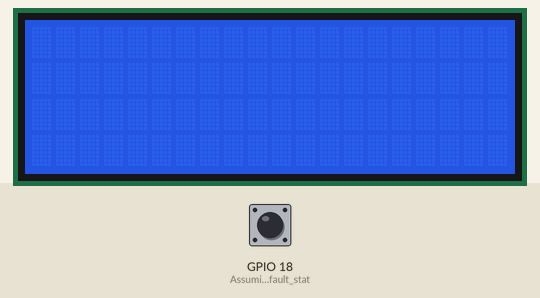
This sketch was run on a simulated ESP32. On the bench: 20×4 character LCD. Inputs (shaded band) come from the test bench; at power-on: GPIO 18 (Assuming_the_default_stat) HIGH. WiFi joins after 1.5 s; servers stay silent unless stated; what the sketch prints to the serial monitor is not drawn.

Above: at 3.2 s.
3.3 s: GPIO 18 (Assuming_the_default_stat) pulled LOW for 0.15 s
At 3.45 s:
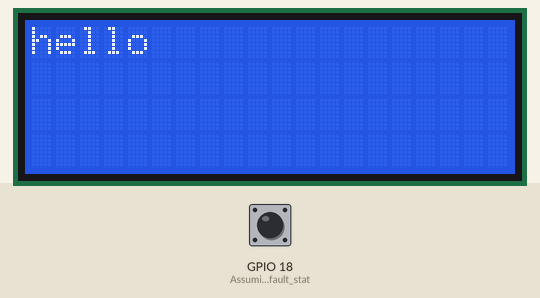
5.0 s: GPIO 18 (Assuming_the_default_stat) pulled LOW for 3.2 s
Timing chart, 0 to 8.0 s (numbered marks = the images above; inputs shaded):
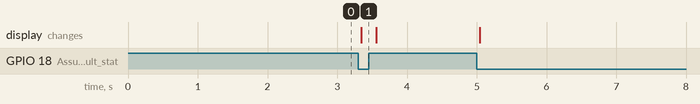

The sketch:

overhaul.ino
```cpp
#include <Wire.h>
#include <LiquidCrystal_I2C.h>
#include <AsyncTCP.h>
#include <ESPAsyncWebSrv.h>
#include <WiFi.h>

const char* ssid = "SUKRIT";     // Change it to your WiFi SSID
const char* password = "Sukrit@2023"; // Change it to your WiFi password

LiquidCrystal_I2C lcd(0x27, 20, 4); // Address 0x27, 20 columns, 4 rows

AsyncWebServer server(80);

IPAddress ip(192, 168, 1, 160); // Static IP address
IPAddress gateway(192, 168, 1, 1); // Gateway IP address
IPAddress subnet(255, 255, 255, 0); // Subnet mask

void setup() {
  Serial.begin(115200);

  pinMode(18, INPUT_PULLUP); // Assuming the default state is HIGH

  lcd.init();
  lcd.backlight();

  WiFi.config(ip, gateway, subnet); // Set static IP, gateway, and subnet mask
  WiFi.begin(ssid, password); // Connect to WiFi network

  while (WiFi.status() != WL_CONNECTED) {
    delay(1000);
    Serial.println("Connecting to WiFi...");
  }
  Serial.println("Connected to WiFi");

  server.begin();
}

void loop() {
  if (digitalRead(18) == LOW) {
    m();
  } else {
    lcd.clear();
    nothing();
  }
  delay(100); // You might want to adjust this delay depending on your application
}


void m() {
  lcd.clear();
  lcd.setCursor(0, 0);
  lcd.print("hello");

  server.on("/", HTTP_GET, [](AsyncWebServerRequest * request) {
    request->send(200, "text/plain", "Hello from ESP32!");
  });
}
void nothing() {
  lcd.clear();
  server.on("/", HTTP_GET, [](AsyncWebServerRequest * request) {
    request->send(200, "text/plain", "");
  });
}
```

Measured:
- after the input at 3.3 s, the display: changes at once (image 1)
